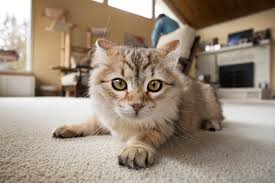
#> input picture cat_1.jpg, 275 x 183 px
$ python filterimg.py
#> lines starting #> are read from the running program, lines starting #| are printed output that depends on the picture
'''
Created on Apr 28, 2020

@author: thaih
'''
#import required packages
import cv2
import numpy as np
from pylab import *
from skimage import io
#Read images for different blurring purposes
image_Original = cv2.imread("cat_1.jpg")
#> image_Original is the input picture: shape (183, 275, 3); mean B, G, R 123.9, 140.1, 155.8
image_MedianBlur = cv2.imread("cat_1.jpg")
image_GaussianBlur = cv2.imread("cat_1.jpg")
image_BilateralBlur = cv2.imread("cat_1.jpg")
#Blur images
image_MedianBlur=cv2.medianBlur(image_MedianBlur,3)
image_GaussianBlur=cv2.GaussianBlur(image_GaussianBlur,(9,9),10)
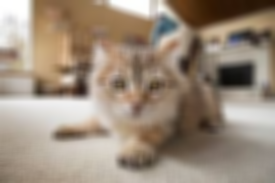
#> image_GaussianBlur: shape (183, 275, 3); mean B, G, R 123.9, 140.1, 155.8
image_BilateralBlur=cv2.bilateralFilter(image_BilateralBlur,9,100,75)
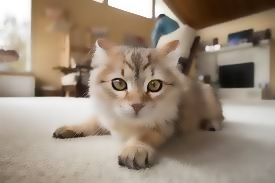
#> image_BilateralBlur: shape (183, 275, 3); mean B, G, R 124, 140.3, 156
#Show images
figure(0)
io.imshow(image_Original)
figure(1)
io.imshow(image_MedianBlur)
figure(2)
io.imshow(image_GaussianBlur)
figure(3)
io.imshow(image_BilateralBlur)
figure(2)
io.show()

$ run again, with face1.jpg copied over cat_1.jpg
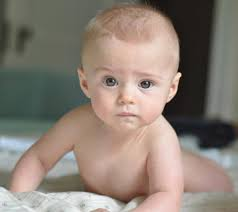
#> input picture face1.jpg, 238 x 212 px
#> image_Original is the input picture: shape (212, 238, 3); mean B, G, R 116.8, 127.1, 138.7
#> `image_GaussianBlur=cv2.GaussianBlur(image_GaussianBlur,(9,9),10)`:
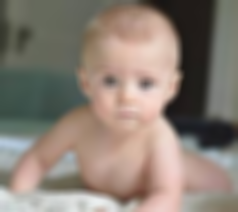
#> image_GaussianBlur: shape (212, 238, 3); mean B, G, R 116.9, 127.1, 138.8

$ run again, with multifaces.jpg copied over cat_1.jpg
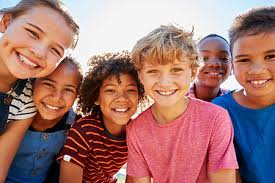
#> input picture multifaces.jpg, 275 x 183 px
#> image_Original is the input picture: shape (183, 275, 3); mean B, G, R 115.1, 118.4, 162.5
#> `image_GaussianBlur=cv2.GaussianBlur(image_GaussianBlur,(9,9),10)`:
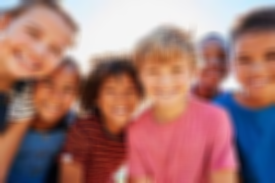
#> image_GaussianBlur: shape (183, 275, 3); mean B, G, R 115.1, 118.4, 162.5
#> `image_BilateralBlur=cv2.bilateralFilter(image_BilateralBlur,9,100,75)`:
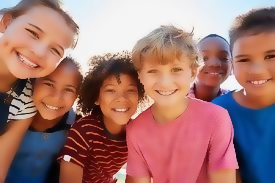
#> image_BilateralBlur: shape (183, 275, 3); mean B, G, R 115.2, 118.5, 162.6
